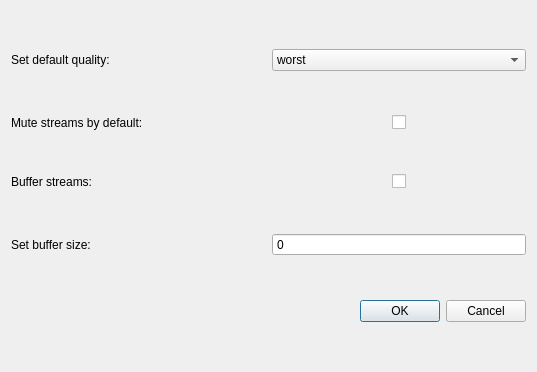
<?xml version="1.0" encoding="UTF-8"?>
<ui version="4.0">
 <class>Settings</class>
 <widget class="QDialog" name="Settings">
  <property name="geometry">
   <rect>
    <x>0</x>
    <y>0</y>
    <width>537</width>
    <height>372</height>
   </rect>
  </property>
  <property name="windowTitle">
   <string>Settings</string>
  </property>
  <layout class="QVBoxLayout" name="verticalLayout_2">
   <item>
    <layout class="QHBoxLayout" name="horizontalLayout">
     <item alignment="Qt::AlignLeft">
      <widget class="QLabel" name="label">
       <property name="text">
        <string>Set default quality:</string>
       </property>
      </widget>
     </item>
     <item>
      <widget class="QComboBox" name="qualityBox">
       <item>
        <property name="text">
         <string>worst</string>
        </property>
       </item>
       <item>
        <property name="text">
         <string>360p</string>
        </property>
       </item>
       <item>
        <property name="text">
         <string>480p</string>
        </property>
       </item>
       <item>
        <property name="text">
         <string>720p</string>
        </property>
       </item>
       <item>
        <property name="text">
         <string>best</string>
        </property>
       </item>
      </widget>
     </item>
    </layout>
   </item>
   <item>
    <layout class="QHBoxLayout" name="horizontalLayout_2">
     <item alignment="Qt::AlignLeft">
      <widget class="QLabel" name="label_2">
       <property name="text">
        <string>Mute streams by default:</string>
       </property>
      </widget>
     </item>
     <item alignment="Qt::AlignHCenter">
      <widget class="QCheckBox" name="mute">
       <property name="text">
        <string/>
       </property>
      </widget>
     </item>
    </layout>
   </item>
   <item>
    <layout class="QHBoxLayout" name="horizontalLayout_3">
     <item alignment="Qt::AlignLeft">
      <widget class="QLabel" name="label_3">
       <property name="text">
        <string>Buffer streams:</string>
       </property>
      </widget>
     </item>
     <item alignment="Qt::AlignHCenter">
      <widget class="QCheckBox" name="buffer">
       <property name="text">
        <string/>
       </property>
      </widget>
     </item>
    </layout>
   </item>
   <item>
    <layout class="QHBoxLayout" name="horizontalLayout_4">
     <item alignment="Qt::AlignLeft">
      <widget class="QLabel" name="label_4">
       <property name="text">
        <string>Set buffer size:</string>
       </property>
      </widget>
     </item>
     <item>
      <widget class="QSpinBox" name="bufferSize">
       <property name="buttonSymbols">
        <enum>QAbstractSpinBox::NoButtons</enum>
       </property>
       <property name="maximum">
        <number>1000000</number>
       </property>
      </widget>
     </item>
    </layout>
   </item>
   <item>
    <widget class="QDialogButtonBox" name="buttonBox">
     <property name="orientation">
      <enum>Qt::Horizontal</enum>
     </property>
     <property name="standardButtons">
      <set>QDialogButtonBox::Cancel|QDialogButtonBox::Ok</set>
     </property>
    </widget>
   </item>
   <item>
    <layout class="QHBoxLayout" name="horizontalLayout_5"/>
   </item>
  </layout>
 </widget>
 <resources/>
 <connections>
  <connection>
   <sender>buttonBox</sender>
   <signal>accepted()</signal>
   <receiver>Settings</receiver>
   <slot>accept()</slot>
   <hints>
    <hint type="sourcelabel">
     <x>248</x>
     <y>254</y>
    </hint>
    <hint type="destinationlabel">
     <x>157</x>
     <y>274</y>
    </hint>
   </hints>
  </connection>
  <connection>
   <sender>buttonBox</sender>
   <signal>rejected()</signal>
   <receiver>Settings</receiver>
   <slot>reject()</slot>
   <hints>
    <hint type="sourcelabel">
     <x>316</x>
     <y>260</y>
    </hint>
    <hint type="destinationlabel">
     <x>286</x>
     <y>274</y>
    </hint>
   </hints>
  </connection>
 </connections>
</ui>
